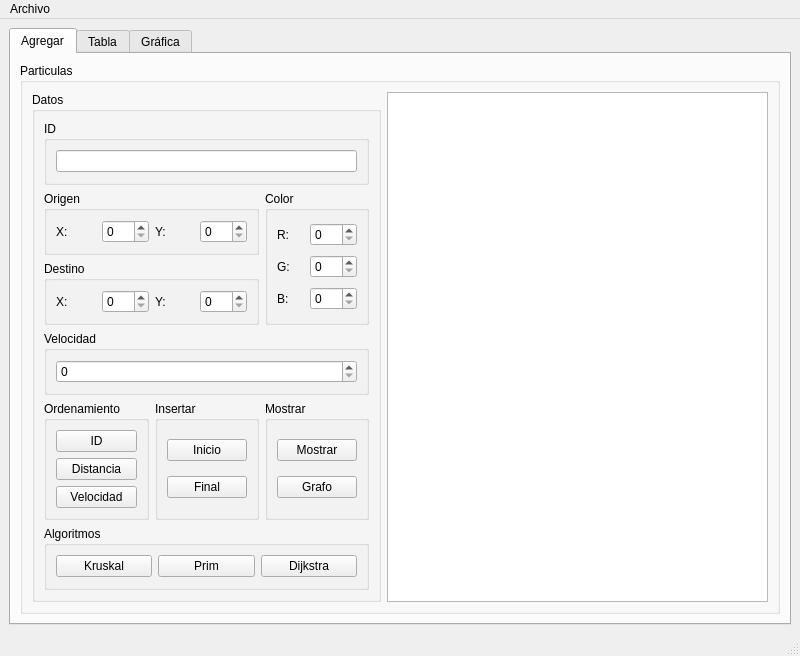
<?xml version="1.0" encoding="UTF-8"?>
<ui version="4.0">
 <class>MainWindow</class>
 <widget class="QMainWindow" name="MainWindow">
  <property name="geometry">
   <rect>
    <x>0</x>
    <y>0</y>
    <width>800</width>
    <height>600</height>
   </rect>
  </property>
  <property name="windowTitle">
   <string>MainWindow</string>
  </property>
  <widget class="QWidget" name="centralwidget">
   <layout class="QGridLayout" name="gridLayout_3">
    <item row="0" column="1">
     <widget class="QTabWidget" name="tabWidget">
      <property name="currentIndex">
       <number>0</number>
      </property>
      <widget class="QWidget" name="Agregar_Tab">
       <attribute name="title">
        <string>Agregar</string>
       </attribute>
       <layout class="QGridLayout" name="gridLayout">
        <item row="0" column="0">
         <widget class="QGroupBox" name="Particulas_GroupBox">
          <property name="title">
           <string>Particulas</string>
          </property>
          <layout class="QGridLayout" name="gridLayout_11">
           <item row="0" column="2" rowspan="3">
            <widget class="QPlainTextEdit" name="Contenido_PlainTextEdit">
             <property name="enabled">
              <bool>true</bool>
             </property>
            </widget>
           </item>
           <item row="0" column="1" rowspan="3">
            <widget class="QGroupBox" name="Datos_GroupBox">
             <property name="title">
              <string>Datos</string>
             </property>
             <layout class="QGridLayout" name="gridLayout_13">
              <item row="0" column="0" colspan="3">
               <widget class="QGroupBox" name="ID_GroupBox">
                <property name="title">
                 <string>ID</string>
                </property>
                <layout class="QGridLayout" name="gridLayout_10">
                 <item row="0" column="0">
                  <widget class="QLineEdit" name="ID_LineEdit">
                   <property name="placeholderText">
                    <string/>
                   </property>
                  </widget>
                 </item>
                </layout>
               </widget>
              </item>
              <item row="1" column="0" colspan="2">
               <widget class="QGroupBox" name="Origen_GroupBox">
                <property name="title">
                 <string>Origen</string>
                </property>
                <layout class="QGridLayout" name="gridLayout_6">
                 <item row="0" column="1">
                  <widget class="QSpinBox" name="OrigenX_SpinBox">
                   <property name="maximum">
                    <number>500</number>
                   </property>
                  </widget>
                 </item>
                 <item row="0" column="3">
                  <widget class="QSpinBox" name="OrigenY_SpinBox">
                   <property name="maximum">
                    <number>500</number>
                   </property>
                  </widget>
                 </item>
                 <item row="0" column="0">
                  <widget class="QLabel" name="OrigenX_Label">
                   <property name="text">
                    <string>X:</string>
                   </property>
                  </widget>
                 </item>
                 <item row="0" column="2">
                  <widget class="QLabel" name="OrigenY_Label">
                   <property name="text">
                    <string>Y:</string>
                   </property>
                  </widget>
                 </item>
                </layout>
               </widget>
              </item>
              <item row="3" column="0" colspan="3">
               <widget class="QGroupBox" name="Velocidad_GroupBox">
                <property name="title">
                 <string>Velocidad</string>
                </property>
                <layout class="QGridLayout" name="gridLayout_12">
                 <item row="0" column="0">
                  <widget class="QSpinBox" name="Velocidad_SpinBox"/>
                 </item>
                </layout>
               </widget>
              </item>
              <item row="1" column="2" rowspan="2">
               <widget class="QGroupBox" name="Color_GroupBox">
                <property name="title">
                 <string>Color</string>
                </property>
                <layout class="QGridLayout" name="gridLayout_7">
                 <item row="2" column="1">
                  <widget class="QSpinBox" name="Green_SpinBox">
                   <property name="maximum">
                    <number>255</number>
                   </property>
                  </widget>
                 </item>
                 <item row="0" column="1" rowspan="2">
                  <widget class="QSpinBox" name="Red_SpinBox">
                   <property name="maximum">
                    <number>255</number>
                   </property>
                  </widget>
                 </item>
                 <item row="2" column="0">
                  <widget class="QLabel" name="Green_Label">
                   <property name="text">
                    <string>G:</string>
                   </property>
                  </widget>
                 </item>
                 <item row="0" column="0" rowspan="2">
                  <widget class="QLabel" name="Red_Label">
                   <property name="text">
                    <string>R:</string>
                   </property>
                  </widget>
                 </item>
                 <item row="3" column="1" rowspan="2">
                  <widget class="QSpinBox" name="Blue_SpinBox">
                   <property name="maximum">
                    <number>255</number>
                   </property>
                  </widget>
                 </item>
                 <item row="3" column="0" rowspan="2">
                  <widget class="QLabel" name="Blue_Label">
                   <property name="text">
                    <string>B:</string>
                   </property>
                  </widget>
                 </item>
                </layout>
               </widget>
              </item>
              <item row="2" column="0" colspan="2">
               <widget class="QGroupBox" name="Destino_GroupBox">
                <property name="title">
                 <string>Destino</string>
                </property>
                <layout class="QGridLayout" name="gridLayout_2">
                 <item row="0" column="0">
                  <widget class="QLabel" name="DestinoX_Label">
                   <property name="text">
                    <string>X:</string>
                   </property>
                  </widget>
                 </item>
                 <item row="0" column="1">
                  <widget class="QSpinBox" name="DestinoX_SpinBox">
                   <property name="maximum">
                    <number>500</number>
                   </property>
                  </widget>
                 </item>
                 <item row="0" column="2">
                  <widget class="QLabel" name="DestinoY_Label">
                   <property name="text">
                    <string>Y:</string>
                   </property>
                  </widget>
                 </item>
                 <item row="0" column="3">
                  <widget class="QSpinBox" name="DestinoY_SpinBox">
                   <property name="maximum">
                    <number>500</number>
                   </property>
                  </widget>
                 </item>
                </layout>
               </widget>
              </item>
              <item row="4" column="0">
               <widget class="QGroupBox" name="Ordenamiento_GroupBox">
                <property name="title">
                 <string>Ordenamiento</string>
                </property>
                <layout class="QGridLayout" name="gridLayout_8">
                 <item row="1" column="0">
                  <widget class="QPushButton" name="Distancia_PushButon">
                   <property name="text">
                    <string>Distancia</string>
                   </property>
                  </widget>
                 </item>
                 <item row="0" column="0">
                  <widget class="QPushButton" name="ID_PushButton">
                   <property name="text">
                    <string>ID</string>
                   </property>
                  </widget>
                 </item>
                 <item row="2" column="0">
                  <widget class="QPushButton" name="Velocidad_PushButon">
                   <property name="text">
                    <string>Velocidad</string>
                   </property>
                  </widget>
                 </item>
                </layout>
               </widget>
              </item>
              <item row="4" column="1">
               <widget class="QGroupBox" name="Insertar_GroupBox">
                <property name="title">
                 <string>Insertar</string>
                </property>
                <layout class="QGridLayout" name="gridLayout_9">
                 <item row="0" column="0">
                  <widget class="QPushButton" name="AgregarInicio_PushButton">
                   <property name="text">
                    <string>Inicio</string>
                   </property>
                  </widget>
                 </item>
                 <item row="1" column="0">
                  <widget class="QPushButton" name="AgregarFinal_PushButton">
                   <property name="text">
                    <string>Final</string>
                   </property>
                  </widget>
                 </item>
                </layout>
               </widget>
              </item>
              <item row="4" column="2">
               <widget class="QGroupBox" name="Mostrar_GroupBox">
                <property name="title">
                 <string>Mostrar</string>
                </property>
                <layout class="QGridLayout" name="gridLayout_14">
                 <item row="0" column="0">
                  <widget class="QPushButton" name="Mostrar_PushButon">
                   <property name="text">
                    <string>Mostrar</string>
                   </property>
                  </widget>
                 </item>
                 <item row="1" column="0">
                  <widget class="QPushButton" name="Grafo_PushButton">
                   <property name="text">
                    <string>Grafo</string>
                   </property>
                  </widget>
                 </item>
                </layout>
               </widget>
              </item>
              <item row="5" column="0" colspan="3">
               <widget class="QGroupBox" name="Algoritmos_GroupBox">
                <property name="title">
                 <string>Algoritmos</string>
                </property>
                <layout class="QGridLayout" name="gridLayout_15">
                 <item row="0" column="0">
                  <widget class="QPushButton" name="Kruskal_PushButton">
                   <property name="text">
                    <string>Kruskal</string>
                   </property>
                  </widget>
                 </item>
                 <item row="0" column="1">
                  <widget class="QPushButton" name="Prim_PushButton">
                   <property name="text">
                    <string>Prim</string>
                   </property>
                  </widget>
                 </item>
                 <item row="0" column="2">
                  <widget class="QPushButton" name="Dijkstra_PushButton">
                   <property name="text">
                    <string>Dijkstra</string>
                   </property>
                  </widget>
                 </item>
                </layout>
               </widget>
              </item>
             </layout>
             <zorder>Origen_GroupBox</zorder>
             <zorder>Destino_GroupBox</zorder>
             <zorder>ID_GroupBox</zorder>
             <zorder>Velocidad_GroupBox</zorder>
             <zorder>Color_GroupBox</zorder>
             <zorder>Ordenamiento_GroupBox</zorder>
             <zorder>Insertar_GroupBox</zorder>
             <zorder>Mostrar_GroupBox</zorder>
             <zorder>Algoritmos_GroupBox</zorder>
            </widget>
           </item>
          </layout>
         </widget>
        </item>
       </layout>
      </widget>
      <widget class="QWidget" name="Tabla_Tab">
       <attribute name="title">
        <string>Tabla</string>
       </attribute>
       <layout class="QGridLayout" name="gridLayout_4">
        <item row="1" column="0">
         <widget class="QPushButton" name="MostrarTabla_PushButton">
          <property name="text">
           <string>Mostrar</string>
          </property>
         </widget>
        </item>
        <item row="1" column="2">
         <widget class="QLineEdit" name="Buscar_LineEdit">
          <property name="placeholderText">
           <string>Identificador de Particula</string>
          </property>
         </widget>
        </item>
        <item row="1" column="3">
         <widget class="QPushButton" name="Buscar_PushButton">
          <property name="text">
           <string>Buscar</string>
          </property>
         </widget>
        </item>
        <item row="0" column="0" colspan="4">
         <widget class="QTableWidget" name="Tablita_TableWidget"/>
        </item>
       </layout>
      </widget>
      <widget class="QWidget" name="Grafica_Tab">
       <attribute name="title">
        <string>Gráfica</string>
       </attribute>
       <layout class="QGridLayout" name="gridLayout_5">
        <item row="0" column="1" colspan="4">
         <widget class="QGraphicsView" name="Grafica_GraphicsView"/>
        </item>
        <item row="1" column="4">
         <widget class="QPushButton" name="Limpiar_PushButton">
          <property name="text">
           <string>Limpiar</string>
          </property>
         </widget>
        </item>
        <item row="1" column="3">
         <widget class="QPushButton" name="FuerzaBruta_PushButton">
          <property name="text">
           <string>Fuerza Bruta</string>
          </property>
         </widget>
        </item>
        <item row="1" column="2">
         <widget class="QPushButton" name="Puntos_PushButton">
          <property name="text">
           <string>Dibujar Puntos</string>
          </property>
         </widget>
        </item>
        <item row="1" column="1">
         <widget class="QPushButton" name="Dibujar_PushButton">
          <property name="text">
           <string>Dibujar con Lineas</string>
          </property>
         </widget>
        </item>
       </layout>
      </widget>
     </widget>
    </item>
   </layout>
  </widget>
  <widget class="QMenuBar" name="menubar">
   <property name="geometry">
    <rect>
     <x>0</x>
     <y>0</y>
     <width>800</width>
     <height>21</height>
    </rect>
   </property>
   <widget class="QMenu" name="menuArchivo">
    <property name="title">
     <string>Archivo</string>
    </property>
    <addaction name="actionAbrir"/>
    <addaction name="actionGuardar"/>
   </widget>
   <addaction name="menuArchivo"/>
  </widget>
  <widget class="QStatusBar" name="statusbar"/>
  <action name="actionAbrir">
   <property name="text">
    <string>Abrir</string>
   </property>
   <property name="shortcut">
    <string>Ctrl+D</string>
   </property>
  </action>
  <action name="actionGuardar">
   <property name="text">
    <string>Guardar</string>
   </property>
   <property name="shortcut">
    <string>Ctrl+G</string>
   </property>
  </action>
 </widget>
 <resources/>
 <connections/>
</ui>
